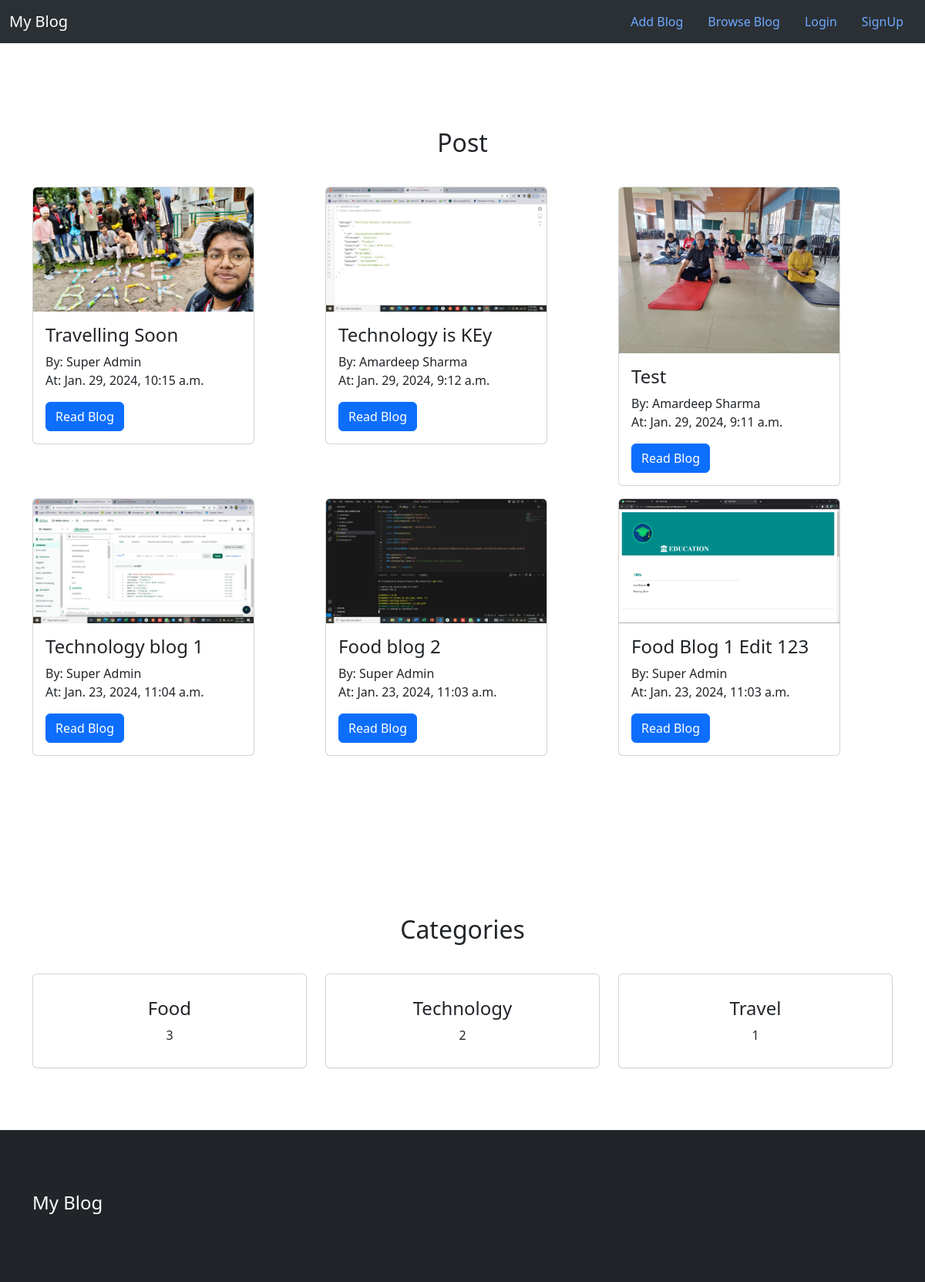
The page / on the database its author committed.
### post/models.py (models this page shows, shortened)
class Post(models.Model):
  category = models.ForeignKey(Category, related_name='posts', on_delete=models.CASCADE)
  title = models.CharField(max_length=255)
  description = models.TextField()
  image = models.ImageField(upload_to='post_images', blank=True, null=True)
  created_by = models.ForeignKey(User, related_name='posts', on_delete=models.CASCADE)
  created_at = models.DateTimeField(auto_now_add=True)

class Category(models.Model):
  name = models.CharField(max_length=255)
  class Meta:
    ordering = ['name']
    verbose_name_plural = 'Categories'

### core/views.py (the view)
# urls.py: path('', views.index, name='index'),
def index(request):
  post = Post.objects.all().order_by('-created_at')[0:6]
  category = Category.objects.all()
  context = {
    'posts': post,
    'categories': category,
  }
  return render(request, 'core/index.html', context)

### core/templates/core/index.html (shortened to what this page needs)
{% extends 'core/base.html' %}
{% block content %}
<section class="post">
  <div class="container">
    <div class="section-title">
      <h2>Post</h2>
    </div>
    <div class="row">
      {% for post in posts %}
        <div class="col-lg-4">
          <div class="card mb-3" style="width: 18rem;">
            <img src="{{ post.image.url }}" class="card-img-top" alt="{{ post.title }}">
            <div class="card-body">
              <h4 class="card-title">{{ post.title }}</h4>
              <p class="card-text">
                By: {{ post.created_by.first_name }} {{ post.created_by.last_name }}<br>
                At: {{ post.created_at }}
              </p>
              <a href="{% url 'post:detail' post.id %}" class="btn btn-primary">Read Blog</a>
            </div>
          </div>
        </div>
      {% endfor %}
    </div>
  </div>
</section>
<section class="category-section">
  <div class="container">
    <div class="section-title">
      <h2>Categories</h2>
    </div>
    <div class="row">
      {% for category in categories %}
        <div class="col-lg-4">
          <div class="category-card card">
            <h4>{{ category.name }}</h4>
            <p>{{ category.posts.count }}</p>
          </div>
        </div>
      {% endfor %}
    </div>
  </div>
</section>
{% endblock %}

### core/templates/core/base.html (shortened to what this page needs)
<!doctype html>
<html lang="en">
  <head>
    <link href="https://cdn.jsdelivr.net/npm/bootstrap@5.3.2/dist/css/bootstrap.min.css" rel="stylesheet">
    <link href="/static/css/style.css" rel="stylesheet">
  </head>
  <body>
    <nav class="navbar navbar-expand-lg bg-body-tertiary" data-bs-theme="dark">
      <div class="container-fluid">
        <a class="navbar-brand" href="{% url 'core:index' %}">My Blog</a>
        <div class="collapse navbar-collapse nav justify-content-end" id="navbarSupportedContent">
          <ul class="nav justify-content-end">
            <li class="nav-item">
              <a class="nav-link" href="{% url 'post:newpost' %}">Add Blog</a>
            </li>
            <li class="nav-item">
              <a class="nav-link" href="{% url 'post:browse' %}">Browse Blog</a>
            </li>
            {% if request.user.is_authenticated %}
            <li class="nav-item">
              <a class="nav-link btn btn-primary" href="{% url 'dashboard:dashboard' %}">Dashboard</a>
            </li>
            <li class="nav-item dropdown">
              <a class="nav-link dropdown-toggle" href="#" role="button" data-bs-toggle="dropdown" aria-expanded="false">
                {{ request.user.first_name }} {{ request.user.last_name }}
              </a>
              <ul class="dropdown-menu">
                <li><a class="dropdown-item" href="{% url 'core:logout' %}">Log Out</a></li>
              </ul>
            </li>
            {% else %}
              <li class="nav-item">
                <a class="nav-link btn btn-primary" href="{% url 'core:login' %}">Login</a>
              </li>
              <li class="nav-item">
                <a class="nav-link btn btn-secondary" href="{% url 'core:signup' %}">SignUp</a>
              </li>
            {% endif %}
          </ul>
        </div>
      </div>
    </nav>
    {% block content %}
    {% endblock %}
    <footer class="my-6 bg-dark">
      <div class="container">
        <div class="row">
          <div class="col-lg-6">
            <div class="company-detail text-white">
              <h4>My Blog</h4>
            </div>
          </div>
        </div>
      </div>
    </footer>
  </body>
</html>

### static/css/style.css (style rules this page uses)
section { padding: 80px 0; }
.section-title { text-align: center; padding: 30px 0; }
footer { padding: 80px 0; }
.category-card { text-align: center; vertical-align: center; padding: 30px; }
.category-card p { margin: 0; }

### rows shown on the page
Post: image (picture), title "Travelling Soon", created_by.first_name "Super", created_by.last_name "Admin", created_at "Jan. 29, 2024, 10:15 a.m."
Post: image (picture), title "Technology is KEy", created_by.first_name "Amardeep", created_by.last_name "Sharma", created_at "Jan. 29, 2024, 9:12 a.m."
Post: image (picture), title "Test", created_by.first_name "Amardeep", created_by.last_name "Sharma", created_at "Jan. 29, 2024, 9:11 a.m."
Post: image (picture), title "Technology blog 1", created_by.first_name "Super", created_by.last_name "Admin", created_at "Jan. 23, 2024, 11:04 a.m."
Post: image (picture), title "Food blog 2", created_by.first_name "Super", created_by.last_name "Admin", created_at "Jan. 23, 2024, 11:03 a.m."
Post: image (picture), title "Food Blog 1 Edit 123", created_by.first_name "Super", created_by.last_name "Admin", created_at "Jan. 23, 2024, 11:03 a.m."
Category: name "Food", posts.count "3"
Category: name "Technology", posts.count "2"
Category: name "Travel", posts.count "1"
